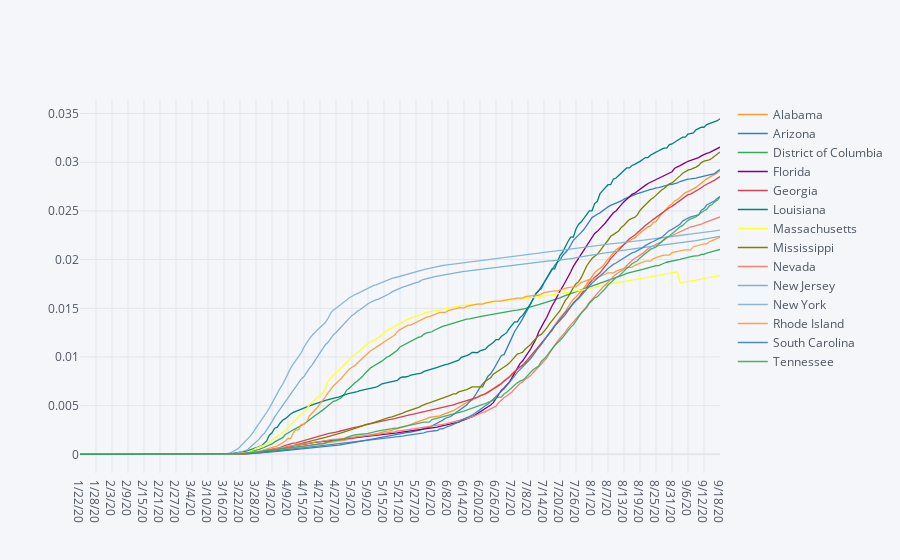

Notebook source saved alongside this figure:
### Code cell
#find states hit worst as a proportion of population( yvalues are in percents)

conf_norm_range = confirmed_norm[(confirmed_norm["8/7/20"]>.017) & (confirmed_norm["8/7/20"]<1)]
conf_norm_range.T.iplot()        #.legend(loc='upper right', bbox_to_anchor=(1.45, 1.05))

### Figure 1 — Plotly figure (JSON) as saved in the notebook; plotly's stock layout.template omitted (floating-point values rounded to 4 significant figures; data arrays with more than 128 entries replaced by an {"elided": "..."} marker saying what was removed)
{"data": [{"line": {"color": "rgba(255, 153, 51, 1.0)", "dash": "solid", "shape": "linear", "width": 1.3}, "mode": "lines", "name": "Alabama", "text": "", "type": "scatter", "x": {"elided": "241 str values"}, "y": {"elided": "241 float values"}}, {"line": {"color": "rgba(55, 128, 191, 1.0)", "dash": "solid", "shape": "linear", "width": 1.3}, "mode": "lines", "name": "Arizona", "text": "", "type": "scatter", "x": {"elided": "241 str values"}, "y": {"elided": "241 float values"}}, {"line": {"color": "rgba(50, 171, 96, 1.0)", "dash": "solid", "shape": "linear", "width": 1.3}, "mode": "lines", "name": "District of Columbia", "text": "", "type": "scatter", "x": {"elided": "241 str values"}, "y": {"elided": "241 float values"}}, {"line": {"color": "rgba(128, 0, 128, 1.0)", "dash": "solid", "shape": "linear", "width": 1.3}, "mode": "lines", "name": "Florida", "text": "", "type": "scatter", "x": {"elided": "241 str values"}, "y": {"elided": "241 float values"}}, {"line": {"color": "rgba(219, 64, 82, 1.0)", "dash": "solid", "shape": "linear", "width": 1.3}, "mode": "lines", "name": "Georgia", "text": "", "type": "scatter", "x": {"elided": "241 str values"}, "y": {"elided": "241 float values"}}, {"line": {"color": "rgba(0, 128, 128, 1.0)", "dash": "solid", "shape": "linear", "width": 1.3}, "mode": "lines", "name": "Louisiana", "text": "", "type": "scatter", "x": {"elided": "241 str values"}, "y": {"elided": "241 float values"}}, {"line": {"color": "rgba(255, 255, 51, 1.0)", "dash": "solid", "shape": "linear", "width": 1.3}, "mode": "lines", "name": "Massachusetts", "text": "", "type": "scatter", "x": {"elided": "241 str values"}, "y": {"elided": "241 float values"}}, {"line": {"color": "rgba(128, 128, 0, 1.0)", "dash": "solid", "shape": "linear", "width": 1.3}, "mode": "lines", "name": "Mississippi", "text": "", "type": "scatter", "x": {"elided": "241 str values"}, "y": {"elided": "241 float values"}}, {"line": {"color": "rgba(251, 128, 114, 1.0)", "dash": "solid", "shape": "linear", "width": 1.3}, "mode": "lines", "name": "Nevada", "text": "", "type": "scatter", "x": {"elided": "241 str values"}, "y": {"elided": "241 float values"}}, {"line": {"color": "rgba(128, 177, 211, 1.0)", "dash": "solid", "shape": "linear", "width": 1.3}, "mode": "lines", "name": "New Jersey", "text": "", "type": "scatter", "x": {"elided": "241 str values"}, "y": {"elided": "241 float values"}}, {"line": {"color": "rgba(128, 177, 211, 0.8999999999999999)", "dash": "solid", "shape": "linear", "width": 1.3}, "mode": "lines", "name": "New York", "text": "", "type": "scatter", "x": {"elided": "241 str values"}, "y": {"elided": "241 float values"}}, {"line": {"color": "rgba(255, 153, 51, 0.8999999999999999)", "dash": "solid", "shape": "linear", "width": 1.3}, "mode": "lines", "name": "Rhode Island", "text": "", "type": "scatter", "x": {"elided": "241 str values"}, "y": {"elided": "241 float values"}}, {"line": {"color": "rgba(55, 128, 191, 0.8999999999999999)", "dash": "solid", "shape": "linear", "width": 1.3}, "mode": "lines", "name": "South Carolina", "text": "", "type": "scatter", "x": {"elided": "241 str values"}, "y": {"elided": "241 float values"}}, {"line": {"color": "rgba(50, 171, 96, 0.8999999999999999)", "dash": "solid", "shape": "linear", "width": 1.3}, "mode": "lines", "name": "Tennessee", "text": "", "type": "scatter", "x": {"elided": "241 str values"}, "y": {"elided": "241 float values"}}], "layout": {"legend": {"bgcolor": "#F5F6F9", "font": {"color": "#4D5663"}}, "paper_bgcolor": "#F5F6F9", "plot_bgcolor": "#F5F6F9", "title": {"font": {"color": "#4D5663"}}, "xaxis": {"gridcolor": "#E1E5ED", "showgrid": true, "tickfont": {"color": "#4D5663"}, "title": {"font": {"color": "#4D5663"}, "text": ""}, "zerolinecolor": "#E1E5ED"}, "yaxis": {"gridcolor": "#E1E5ED", "showgrid": true, "tickfont": {"color": "#4D5663"}, "title": {"font": {"color": "#4D5663"}, "text": ""}, "zerolinecolor": "#E1E5ED"}}}
